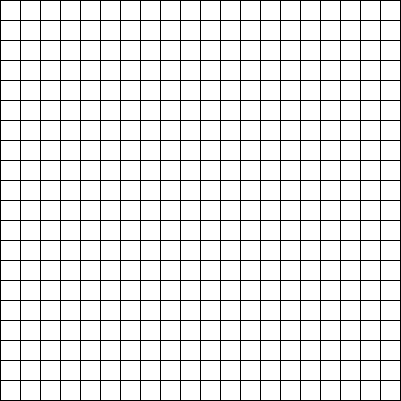
Frame 1 (no input)
Frame 60 (the mouse pressed at the canvas centre just before this capture): identical to frame 1, image omitted
Frame 120 (the mouse held since frame 60 and released just before this capture): identical to frame 1, image omitted

The Processing sketch that drew this single still picture (run headless with seeded random() and noise(); from frame 60 on, the mouse is pressed at the canvas centre):

// Processing sketch: Campo_minado
// ── Campo_minado.pde
Cell[][] grid;
int cols;
int rows;
int w = 20;

int totalBees = 30;

void setup() {
  size(401, 401);
  cols = floor(width / w);
  rows = floor(height / w);
  grid = new Cell[cols][rows];
  for (int i = 0; i < cols; i++) {
    for (int j = 0; j < rows; j++) {
      grid[i][j] = new Cell(i, j, w);
    }
  }

  // Pick totalBees spots
  ArrayList<int[]> options = new ArrayList<int[]>();

  for (int i = 0; i < cols; i++) {
    for (int j = 0; j < rows; j++) {
      int[] option = new int[2];
      option[0] = i;
      option[1] = j;
      options.add(option);
    }
  }


  for (int n = 0; n < totalBees; n++) {
    int index = floor(random(options.size()));
    int[] choice = options.get(index);
    int i = choice[0];
    int j = choice[1];
    // Deletes that spot so it's no longer an option
    options.remove(index);
    grid[i][j].bee = true;
  }


  for (int i = 0; i < cols; i++) {
    for (int j = 0; j < rows; j++) {
      grid[i][j].countBees();
    }
  }

}

void gameOver() {
  for (int i = 0; i < cols; i++) {
    for (int j = 0; j < rows; j++) {
      grid[i][j].revealed = true;
    }
  }
}

void mousePressed() {
  for (int i = 0; i < cols; i++) {
    for (int j = 0; j < rows; j++) {
      if (grid[i][j].contains(mouseX, mouseY)) {
        grid[i][j].reveal();

        if (grid[i][j].bee) {
          gameOver();
        }

      }
    }
  }
}

void draw() {
  background(255);
  for (int i = 0; i < cols; i++) {
    for (int j = 0; j < rows; j++) {
      grid[i][j].show();
    }
  }
}

// ── Cell.pde
class Cell {
  int i;
  int j;
  int x;
  int y;
  int w;
  int neighborCount;
  boolean bee;
  boolean revealed;
  
  Cell(int i_, int j_, int w_) {
    i = i_;
    j = j_;
    x = i * w_;
    y = j * w_;
    w = w_;
    neighborCount = 0;
    
    bee = false;
    revealed = false;
  }
  
  void show() {
    stroke(0);
    noFill();
    rect(x, y, w, w);
    if (revealed) {
      if (bee) {
        fill(127);
        ellipse(x + w * 0.5, y + w * 0.5, w * 0.5, w * 0.5);
      } else {
        fill(200);
        rect(x, y, w, w);
        if (neighborCount > 0) {
          textAlign(CENTER);
          fill(0);
          text(neighborCount, x + w * 0.5, y + w - 6);
        }
      }
    }
  }
  
  void countBees() {
    if (bee) {
      neighborCount = -1;
      return;
    }
    int total = 0;
    for (int xoff = -1; xoff <= 1; xoff++) {
      int celli = i + xoff;
      if (celli < 0 || celli >= cols) continue;
  
      for (int yoff = -1; yoff <= 1; yoff++) {
        int cellj = j + yoff;
        if (cellj < 0 || cellj >= rows) continue;
  
        Cell neighbor = grid[celli][cellj];
        if (neighbor.bee) {
          total++;
        }
      }
    }
    neighborCount = total;
  }
  
  boolean contains(int x_, int y_) {
    return (x_ > x && x_ < x + w && y_ > y && y_ < y + w);
  }
  
  void reveal() {
    revealed = true;
    if (neighborCount == 0) {
      // flood fill time
      floodFill();
    }
  }
  
  void floodFill() {
    for (int xoff = -1; xoff <= 1; xoff++) {
      int celli = i + xoff;
      if (celli < 0 || celli >= cols) continue;
  
      for (int yoff = -1; yoff <= 1; yoff++) {
        int cellj = j + yoff;
        if (cellj < 0 || cellj >= rows) continue;
  
        Cell neighbor = grid[celli][cellj];
        // Note the neighbor.bee check was not required.
        // See issue #184
        if (!neighbor.revealed) {
          neighbor.reveal();
        }
      }
    }
  }
}
